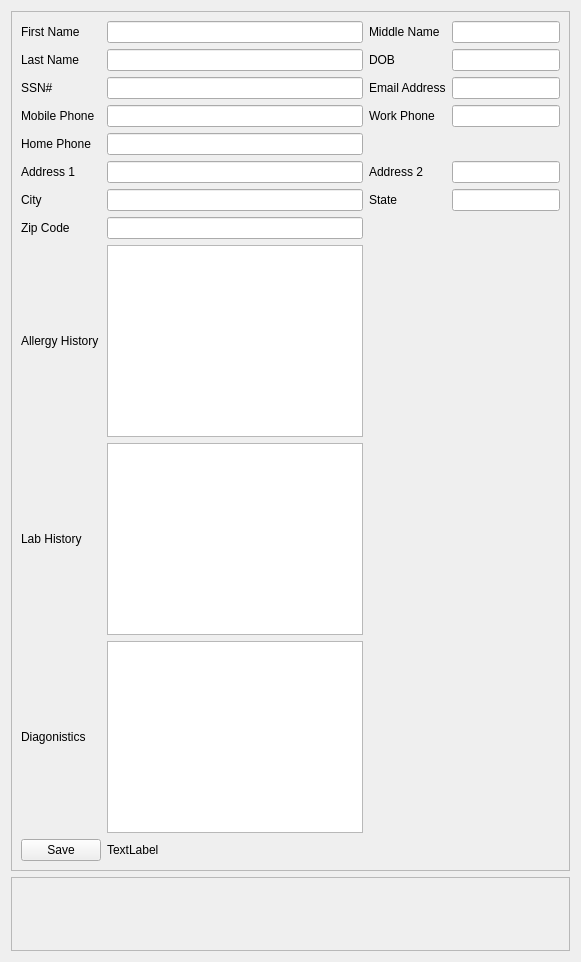
            <widget class="QWidget" name="AddPatientTab_2">
             <attribute name="title">
              <string>AddPatient</string>
             </attribute>
             <layout class="QVBoxLayout" name="verticalLayout_19">
              <item>
               <widget class="QFrame" name="frame_18">
                <property name="frameShape">
                 <enum>QFrame::StyledPanel</enum>
                </property>
                <property name="frameShadow">
                 <enum>QFrame::Raised</enum>
                </property>
                <layout class="QGridLayout" name="gridLayout_8">
                 <item row="2" column="2">
                  <widget class="QLabel" name="EmailAddress_4">
                   <property name="text">
                    <string>Email Address</string>
                   </property>
                  </widget>
                 </item>
                 <item row="6" column="2">
                  <widget class="QLabel" name="State_2">
                   <property name="text">
                    <string>State</string>
                   </property>
                  </widget>
                 </item>
                 <item row="5" column="0">
                  <widget class="QLabel" name="Address1_2">
                   <property name="text">
                    <string>Address 1</string>
                   </property>
                  </widget>
                 </item>
                 <item row="8" column="0">
                  <widget class="QLabel" name="FirstNameLabel2_12">
                   <property name="text">
                    <string>Allergy History</string>
                   </property>
                  </widget>
                 </item>
                 <item row="8" column="1">
                  <widget class="QTextEdit" name="textEdit_4"/>
                 </item>
                 <item row="3" column="0">
                  <widget class="QLabel" name="MobilePhone_4">
                   <property name="text">
                    <string>Mobile Phone</string>
                   </property>
                  </widget>
                 </item>
                 <item row="5" column="3">
                  <widget class="QLineEdit" name="addPatientAddressLine2_2">
                   <property name="text">
                    <string/>
                   </property>
                  </widget>
                 </item>
                 <item row="1" column="1">
                  <widget class="QLineEdit" name="addPatientLastName_2">
                   <property name="text">
                    <string/>
                   </property>
                  </widget>
                 </item>
                 <item row="5" column="2">
                  <widget class="QLabel" name="Address2_2">
                   <property name="text">
                    <string>Address 2</string>
                   </property>
                  </widget>
                 </item>
                 <item row="0" column="3">
                  <widget class="QLineEdit" name="addPatientMiddleName_2">
                   <property name="text">
                    <string/>
                   </property>
                  </widget>
                 </item>
                 <item row="3" column="2">
                  <widget class="QLabel" name="WorkPhone_2">
                   <property name="text">
                    <string>Work Phone</string>
                   </property>
                  </widget>
                 </item>
                 <item row="0" column="0">
                  <widget class="QLabel" name="FirstNameLabel2_11">
                   <property name="text">
                    <string>First Name</string>
                   </property>
                  </widget>
                 </item>
                 <item row="1" column="2">
                  <widget class="QLabel" name="DOB2_8">
                   <property name="text">
                    <string>DOB</string>
                   </property>
                  </widget>
                 </item>
                 <item row="3" column="1">
                  <widget class="QLineEdit" name="addPatientMobile_2">
                   <property name="text">
                    <string/>
                   </property>
                  </widget>
                 </item>
                 <item row="7" column="0">
                  <widget class="QLabel" name="ZipCode_2">
                   <property name="text">
                    <string>Zip Code</string>
                   </property>
                  </widget>
                 </item>
                 <item row="3" column="3">
                  <widget class="QLineEdit" name="addPatientWorkPhone_2">
                   <property name="text">
                    <string/>
                   </property>
                  </widget>
                 </item>
                 <item row="1" column="3">
                  <widget class="QLineEdit" name="addPatientDOB_2">
                   <property name="text">
                    <string/>
                   </property>
                  </widget>
                 </item>
                 <item row="0" column="1">
                  <widget class="QLineEdit" name="addPatientName_2">
                   <property name="text">
                    <string/>
                   </property>
                  </widget>
                 </item>
                 <item row="6" column="0">
                  <widget class="QLabel" name="City_2">
                   <property name="text">
                    <string>City</string>
                   </property>
                  </widget>
                 </item>
                 <item row="4" column="0">
                  <widget class="QLabel" name="HomePhone_2">
                   <property name="text">
                    <string>Home Phone</string>
                   </property>
                  </widget>
                 </item>
                 <item row="10" column="0">
                  <widget class="QLabel" name="FirstNameLabel2_14">
                   <property name="text">
                    <string>Diagonistics</string>
                   </property>
                  </widget>
                 </item>
                 <item row="1" column="0">
                  <widget class="QLabel" name="LastNameLabel2_15">
                   <property name="text">
                    <string>Last Name</string>
                   </property>
                  </widget>
                 </item>
                 <item row="4" column="1">
                  <widget class="QLineEdit" name="addPatientHomePhone_2">
                   <property name="text">
                    <string/>
                   </property>
                  </widget>
                 </item>
                 <item row="0" column="2">
                  <widget class="QLabel" name="LastNameLabel2_16">
                   <property name="text">
                    <string>Middle Name</string>
                   </property>
                  </widget>
                 </item>
                 <item row="2" column="3">
                  <widget class="QLineEdit" name="addPatientEmail_2">
                   <property name="text">
                    <string/>
                   </property>
                  </widget>
                 </item>
                 <item row="7" column="1">
                  <widget class="QLineEdit" name="addPatientZip_2">
                   <property name="text">
                    <string/>
                   </property>
                  </widget>
                 </item>
                 <item row="9" column="1">
                  <widget class="QTextEdit" name="textEdit_5"/>
                 </item>
                 <item row="6" column="1">
                  <widget class="QLineEdit" name="addPatientCity_2">
                   <property name="text">
                    <string/>
                   </property>
                  </widget>
                 </item>
                 <item row="6" column="3">
                  <widget class="QLineEdit" name="addPatientState_2">
                   <property name="text">
                    <string/>
                   </property>
                  </widget>
                 </item>
                 <item row="5" column="1">
                  <widget class="QLineEdit" name="addPatientAddressLine1_2">
                   <property name="text">
                    <string/>
                   </property>
                  </widget>
                 </item>
                 <item row="2" column="0">
                  <widget class="QLabel" name="SSN2_4">
                   <property name="text">
                    <string>SSN#</string>
                   </property>
                  </widget>
                 </item>
                 <item row="2" column="1">
                  <widget class="QLineEdit" name="addPatientSSN_2">
                   <property name="text">
                    <string/>
                   </property>
                  </widget>
                 </item>
                 <item row="9" column="0">
                  <widget class="QLabel" name="FirstNameLabel2_13">
                   <property name="text">
                    <string>Lab History</string>
                   </property>
                  </widget>
                 </item>
                 <item row="10" column="1">
                  <widget class="QTextEdit" name="textEdit_6"/>
                 </item>
                 <item row="11" column="0">
                  <widget class="QPushButton" name="addPatientSaveButton_2">
                   <property name="text">
                    <string>Save</string>
                   </property>
                  </widget>
                 </item>
                 <item row="11" column="1">
                  <widget class="QLabel" name="addResultsLabelHospitalAdmin">
                   <property name="text">
                    <string>TextLabel</string>
                   </property>
                  </widget>
                 </item>
                </layout>
               </widget>
              </item>
              <item>
               <widget class="QFrame" name="frame_19">
                <property name="frameShape">
                 <enum>QFrame::StyledPanel</enum>
                </property>
                <property name="frameShadow">
                 <enum>QFrame::Raised</enum>
                </property>
                <layout class="QVBoxLayout" name="verticalLayout_18">
                 <item>
                  <spacer name="verticalSpacer_3">
                   <property name="orientation">
                    <enum>Qt::Vertical</enum>
                   </property>
                   <property name="sizeHint" stdset="0">
                    <size>
                     <width>20</width>
                     <height>40</height>
                    </size>
                   </property>
                  </spacer>
                 </item>
                 <item>
                  <widget class="QLabel" name="addPatientResultLabel_2">
                   <property name="text">
                    <string/>
                   </property>
                  </widget>
                 </item>
                </layout>
               </widget>
              </item>
             </layout>
            </widget>
